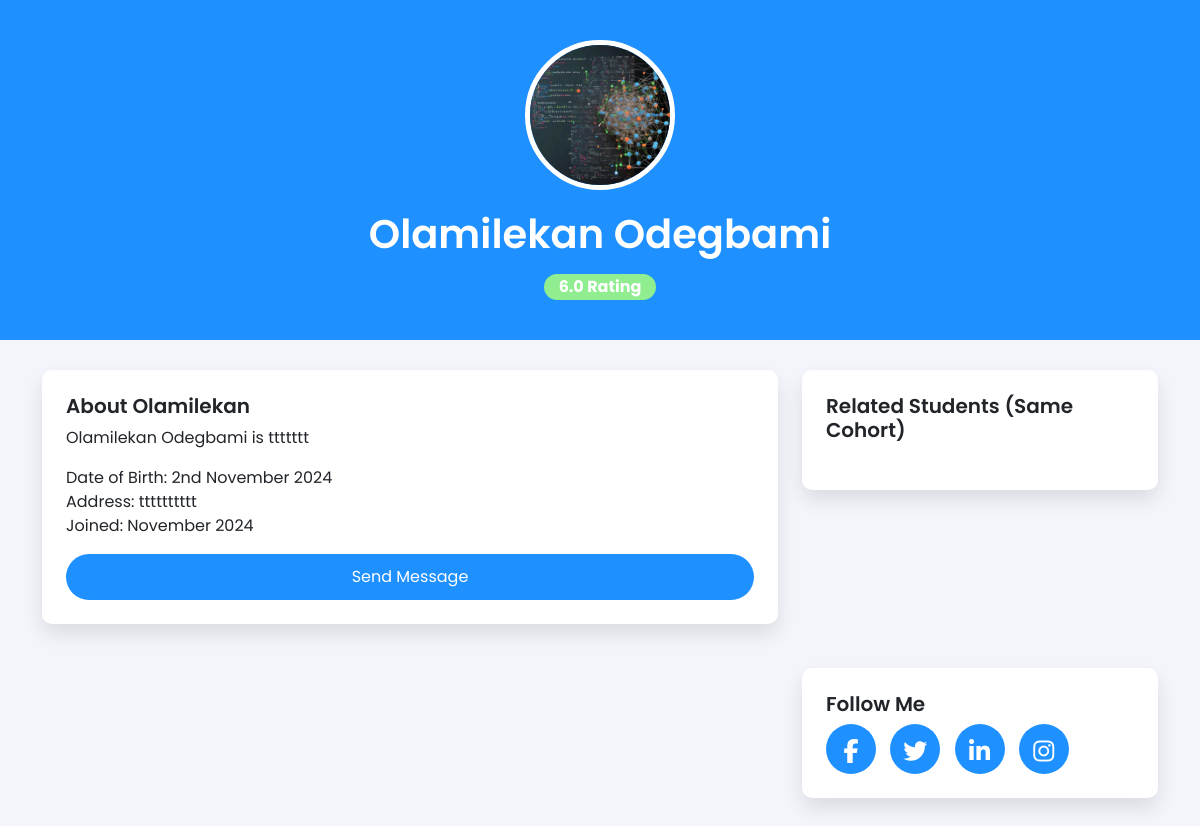
The page /olamilekan-odegbami-443506435 on the database its author committed.
### home/models.py (models this page shows, shortened)
class Student(models.Model):
    username = models.CharField(max_length=100, unique=True)
    slug = models.SlugField(unique=True, blank=True, editable=False)
    first_name = models.CharField(max_length=200, null=True, blank=True)
    last_name = models.CharField(max_length=200, verbose_name='last name')
    status = models.BooleanField(default=True)
    student_type =models.CharField(max_length=100, choices=student_types, default='member')
    date_join = models.DateTimeField(auto_now_add=True)
    class Meta:
        ordering = ['-date_join']

class Student_Profile(models.Model):
    student = models.OneToOneField(Student,on_delete=models.CASCADE)
    bio = models.TextField()
    date_of_birth =models.DateField()
    address = models.CharField(max_length=300)
    email = models.EmailField(max_length=500, null=True)
    rating = models.FloatField(default=0.0)
    profile_picture = models.ImageField(upload_to='student_profile', null=True)

### home/views.py (the view)
# urls.py: path("<slug:slug>", about, name="about"),
def about(request, slug):
    try:
        student = Student.objects.get(slug=slug)
    except Student.DoesNotExist:
        return redirect('404')
    cohort_group = student.cohort.first() # type: ignore
    if cohort_group:
        cohort_members = Student.objects.filter(cohort=cohort_group)
    else:
        cohort_members = Student.objects.none()
    context = {
        "student": student,
        "cohort_members": cohort_members,
    }
    return render(request, "home/about.html", context)

### home/templates/home/about.html (shortened to what this page needs)
{% load static %}
<!DOCTYPE html>
<html lang="en">
<head>
    <link href="https://cdn.jsdelivr.net/npm/bootstrap@5.3.0-alpha1/dist/css/bootstrap.min.css" rel="stylesheet">
    <link rel="stylesheet" href="https://cdnjs.cloudflare.com/ajax/libs/font-awesome/6.6.0/css/all.min.css">
    <link rel="stylesheet" href={% static "home/about.css" %}>
</head>
<body>
    <section class="profile-header">
        <div class="container text-center">
            <img src={{ student.student_profile.profile_picture.url }} alt="Profile Picture">
            <h1>{{ student.first_name }} {{ student.last_name }}</h1>
            <span class="badge badge-custom">{{ student.student_profile.rating }} Rating</span>
        </div>
    </section>
    <section class="profile-content">
        <div class="container">
            <div class="row">
                <div class="col-md-8">
                    <div class="card p-4">
                        <h5>About {{ student.first_name }}</h5>
                        <p>
                            {{ student.first_name }} {{ student.last_name }} is {{ student.student_profile.bio }}
                        </p>
                        <p>
                            Date of Birth: {{ student.student_profile.date_of_birth|date:"jS F Y" }} <br>
                            Address: {{ student.student_profile.address }} <br>
                            Joined: {{ student.date_join|date:"F Y"  }}
                        </p>
                        <button type="button" class="btn btn-custom" data-bs-toggle="modal" data-bs-target="#messageModal">
                        Send Message
                        </button>
                    </div>
                </div>
                <div class="col-md-4">
                    <div class="card p-4">
                        <h5>Related Students (Same Cohort)</h5>
                    </div>
                </div>
            </div>
            <div class="row mt-4">
                <div class="col-md-8">
                </div>
                <div class="col-md-4">
                    <div class="card p-4">
                        <h5>Follow Me</h5>
                        <div class="follow-links">
                            <a href="#"><i class="fab fa-facebook-f"></i></a>
                            <a href="#"><i class="fab fa-twitter"></i></a>
                            <a href="#"><i class="fab fa-linkedin-in"></i></a>
                            <a href="#"><i class="fab fa-instagram"></i></a>
                        </div>
                    </div>
                </div>
            </div>
        </div>
    </section>
</body>
</html>

### home/static/home/about.css (style rules this page uses)
body { font-family: 'Poppins', sans-serif; background-color: #f4f5fa; }
.profile-header { background: dodgerblue; color: white; padding: 40px 0; text-align: center; }
.profile-header img { border-radius: 50%; border: 5px solid white; width: 150px; height: 150px; }
.profile-header h1 { font-weight: 600; margin-top: 20px; }
.profile-content { padding: 30px; }
.profile-content .card { background: white; box-shadow: 0px 10px 20px rgba(0, 0, 0, 0.1); border: none; border-radius: 10px; margin-bottom: 20px; }
.profile-content .card h5 { font-weight: 600; }
.badge-custom { background-color: lightgreen; color: white; font-size: 16px; padding: 5px 15px; border-radius: 20px; }
.btn-custom { background-color: dodgerblue; color: white; padding: 10px 20px; border-radius: 25px; }
.follow-links a { display: inline-block; margin-right: 10px; color: white; font-size: 24px; background-color: dodgerblue; padding: 10px; border-radius: 50%; width: 50px; height: 50px; text-align: center; }

### rows shown on the page
Student: student_profile.profile_picture (picture), first_name "Olamilekan", last_name "Odegbami", student_profile.rating "6.0", student_profile.bio "ttttttt", student_profile.date_of_birth "2nd November 2024", student_profile.address "tttttttttt", date_join "November 2024"
